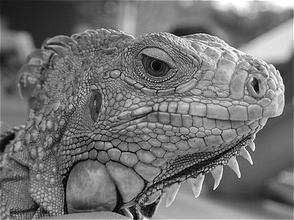
#> input picture ProbSets/Comp/ProbSet3/grey.jpg, 294 x 220 px, shrunk from 384 x 288 before the run
$ jupyter execute --allow-errors ProbSet3.ipynb
#> lines starting #> are read from the running program, lines starting #| are printed output that depends on the picture; after the words box and inside, x2 and y2 are one past the last pixel; in counts of white or black regions, pixels touching at a corner belong together
# QR Decomposition

[cell 1]
import numpy as np
from scipy import linalg as la

#### Problem 1

[cell 2]
def QR_decomposition(A):
    m, n = A.shape
    Q = np.copy(A)
    R = np.zeros((n, n))
    for i in range(n):
        R[i, i] = la.norm(Q[:, i])
        Q[:, i] = Q[:, i] / R[i, i]
        for j in range(i + 1, n):
            R[i, j] = Q[:, j].T @ Q[:, i]
            Q[:, j] = Q[:, j] - R[i, j] * Q[:, i]
    return Q, R

[cell 3]
A = np.random.random((6, 4))
Q, R = la.qr(A, mode='economic')
print(A.shape, Q.shape, Q.T.shape, R.shape)

[cell 4]
np.allclose(np.triu(R), R)

[cell 5]
np.allclose(Q.T @ Q, np.identity(4))

[cell 6]
np.allclose(Q @ R, A)

[cell 7]
Q, R = QR_decomposition(A)

[cell 8]
np.allclose(np.triu(R), R)

[cell 9]
np.allclose(Q.T @ Q, np.identity(4))

[cell 10]
np.allclose(Q @ R, A)

#### Problem 2

[cell 11]
def det(A):
    return np.abs(np.prod(np.diag(QR_decomposition(A)[1])))

[cell 12]
A = np.random.random((6, 6))
det(A)

[cell 13]
np.abs(la.det(A))

#### Problem 3

[cell 14]
def solve(A, b):
    n = len(A)
    Q, R = QR_decomposition(A)
    y = Q.T @ b
    x = np.empty_like(y)
    for i in range(n - 1, -1, -1):
        sub = 0
        for j in range(i+1, n):
            sub += R[i, j] * x[j]
        x[i] = (y[i] - sub) / R[i, i]
    return x

[cell 15]
A = np.random.random((3, 3))
b = np.random.random(3)
solve(A, b)

[cell 16]
la.solve(A, b)

#### Problem 4

[cell 17]
sign = lambda x: 1 if x >= 0 else -1

[cell 18]
def householder(A):
    m, n = A.shape
    R = A.copy()
    Q = np.eye(m)
    for k in range(n):
        u = R[k:, k].copy()
        u[0] = u[0] + sign(u[0]) * la.norm(u)
        u = u / la.norm(u)
        R[k:, k:] = R[k:, k:] - 2 * np.outer(u, u.T @ R[k:, k:])
        Q[k:, :] = Q[k:, :] - 2 * np.outer(u, u.T @ Q[k:, :])
    return Q.T, R

[cell 19]
A = np.random.random((5, 3))
Q, R = la.qr(A)
print(A.shape, Q.shape, R.shape)

[cell 20]
np.allclose(Q @ R, A)

[cell 21]
Q, R = householder(A)

[cell 22]
np.allclose(Q @ R, A)

#### Problem 5

[cell 23]
def hessenberg(A):
    m, n = A.shape
    H = A.copy()
    Q = np.eye(m)
    for k in range(n - 2):
        u = H[k+1:, k].copy()
        u[0] = u[0] + sign(u[0]) * la.norm(u)
        u = u / la.norm(u)
        H[k+1:, k:] = H[k+1:, k:] - 2 * np.outer(u, u.T @ H[k+1:, k:])
        H[:, k+1:] = H[:, k+1:] - 2 * np.outer(H[:, k+1:] @ u, u.T)
        Q[k+1:, :] = Q[k+1:, :] - 2 * np.outer(u, u.T @ Q[k+1:, :])
    return H, Q.T

[cell 24]
A = np.random.random((8, 8))
H, Q = la.hessenberg(A, calc_q=True)

[cell 25]
np.allclose(np.triu(H, -1), H)

[cell 26]
np.allclose(Q @ H @ Q.T, A)

[cell 27]
H, Q = hessenberg(A)

[cell 28]
np.allclose(Q @ H @ Q.T, A)

# Least Squares and Computing Eigenvalues

[cell 29]
from matplotlib import pyplot as plt
import numpy as np
from scipy import linalg as la
import cmath

#### Problem 1

[cell 30]
def solve_normal(A, b):
    Q, R = QR_decomposition(A)
    x = la.solve_triangular(R, Q.T @ b)
    return x

[cell 31]
A = np.random.random((7, 5))
b = np.random.random(7)
solve_normal(A, b)

#### Problem 2

#> (a cell that did not finish here is left out)

#> (a cell that did not finish here is left out)

[cell 34]
fig, ax = plt.subplots()
#> (the rest of this cell did not finish here and is left out)

#### Problem 3

#> (a cell that did not finish here is left out)

[cell 36]
# [16 lines left out: function housing_fit, not called in this run]

#> (a cell that did not finish here is left out)

[cell 38]
fig, axes = plt.subplots(4, 1, figsize=(8, 20))

#> (the rest of this cell did not finish here and is left out)

#### Problem 4

#> (a cell that did not finish here is left out)

[cell 40]
# [9 lines left out: function ellipse_fit, not called in this run]

[cell 41]
# [8 lines left out: function plot_ellipse, not called in this run]

#> (a cell that did not finish here is left out)

#### Problem 5

[cell 43]
def power_method(A, N, tol):
#> called with A = array of shape (10, 10), N = 100, tol = 0.0001
    m, n = A.shape
    x = np.random.random(size=n)
    x = x / la.norm(x)
    k = 0
    t = 1e8
    while (t > tol) & (k < N):
        x = A @ x
        x = x / la.norm(x)
        k += 1
    return x.T @ A @ x, x

[cell 44]
A = np.random.random((10, 10))
eigs, vecs = la.eig(A)
loc = np.argmax(eigs)
lamb, x = eigs[loc], vecs[:, loc]

[cell 45]
np.allclose(A @ x, lamb * x)

[cell 46]
lamb, x = power_method(A, 100, 1e-4)

[cell 47]
np.allclose(A @ x, lamb * x)

#### Problem 6

[cell 48]
def QR_algorithm(A, N, tol):
#> called with A = array of shape (5, 5), N = 1000, tol = 1e-08
    m, n = A.shape
    S = la.hessenberg(A)
    for k in range(N):
        Q, R = QR_decomposition(S)
        S = R @ Q
    eigs = []
    i = 0
    while i < n:
        if i == n - 1:
            eigs.append(S[i, i])
        elif S[i + 1, i] < tol:
            eigs.append(S[i, i])
        elif len(S[i:, i:]) == 2:
            λ1 = ((S[i, i] + S[i+1, i+1]) + cmath.sqrt((S[i, i] + S[i+1, i+1]) ** 2
                                                      - 4 * (S[i, i] * S[i+1, i+1] - S[i, i+1] * S[i+1, i]))) / 2
            λ2 = ((S[i, i] + S[i+1, i+1]) - cmath.sqrt((S[i, i] + S[i+1, i+1]) ** 2
                                                      - 4 * (S[i, i] * S[i+1, i+1] - S[i, i+1] * S[i+1, i]))) / 2
            eigs.append(λ1, λ2)
            i += 1
        i += 1

    return eigs

[cell 49]
A = np.random.random((5, 5))
la.eig(A + A.T)

[cell 50]
print(A)

[cell 51]
QR_algorithm(A + A.T, 1000, 1e-8)

# The SVD and Image Compression

[cell 52]
import numpy as np
from scipy import linalg as la
import cmath
from matplotlib import pyplot as plt

[cell 53]
def compact_SVD(A, tol):
    λ, V = la.eig(A.conj().T @ A)
    σ = np.sqrt(λ).real
    order = np.argsort(σ)[::-1]
    σ[order]
    V[order]
    r = np.sum(σ > tol)
    σ = σ[:r]
    V = V[:, :r]
    U = A @ V / σ
    return U, σ, V.conj().T

[cell 54]
A = np.random.random((10, 5))
U, σ, V_H = la.svd(A, full_matrices=False)
print(U.shape, σ.shape, V_H.shape)

[cell 55]
np.allclose(U.T @ U, np.identity(5))

[cell 56]
np.allclose(U @ np.diag(σ) @ V_H, A)

[cell 57]
np.linalg.matrix_rank(A) == len(σ)

[cell 58]
U, σ, V_H = compact_SVD(A, 1e-8)

[cell 59]
np.allclose(U.T @ U, np.identity(5))

[cell 60]
np.allclose(U @ np.diag(σ) @ V_H, A)

[cell 61]
np.linalg.matrix_rank(A) == len(σ)

#### Problem 2

[cell 62]
def unit_circle(A):
    θ = np.linspace(0, 2 * np.pi, 200)
    S = np.vstack((np.cos(θ), np.sin(θ)))
    E = np.array([[1, 0, 0], [0, 0, 1]])

    U, σ, V_H = la.svd(A)
    Σ = np.diag(σ)

    fig, axes = plt.subplots(2, 2)
    axes[0, 0].plot(S[0], S[1])
    axes[0, 0].plot(E[0], E[1])
    axes[0, 0].axis('equal')

    axes[0, 1].plot((V_H @ S)[0], (V_H @ S)[1])
    axes[0, 1].plot((V_H @ E)[0], (V_H @ E)[1])
    axes[0, 1].axis('equal')

    axes[1, 0].plot((Σ @ V_H @ S)[0], (Σ @ V_H @ S)[1])
    axes[1, 0].plot((Σ @ V_H @ E)[0], (Σ @ V_H @ E)[1])
    axes[1, 0].axis('equal')

    axes[1, 1].plot((U @ Σ @ V_H @ S)[0], (U @ Σ @ V_H @ S)[1])
    axes[1, 1].plot((U @ Σ @ V_H @ E)[0], (U @ Σ @ V_H @ E)[1])
    axes[1, 1].axis('equal')

    plt.show()
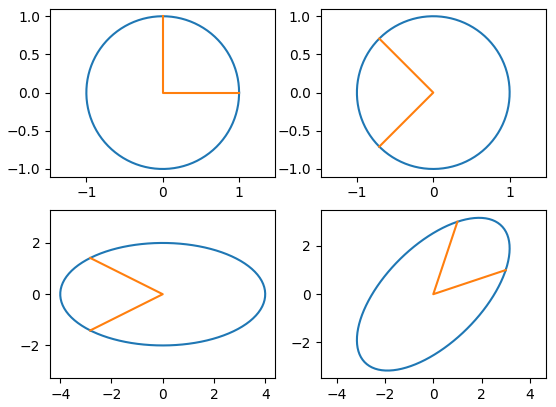
#> figure drawn by matplotlib, 4 panels

[cell 63]
A = np.array([[3, 1], [1, 3]])
unit_circle(A)

#### Problem 3

[cell 64]
def truncated_SVD(A, s):
    U, σ, V_H = la.svd(A)
    if s > len(σ):
        raise ValueError('s cannot be greater than rank(A)')
    σ = σ[:s]
    U = U[:, :s]
    V_H = V_H[:s, :]
    Σ = np.diag(σ)

    return U @ Σ @ V_H, U.size + σ.size + V_H.size

[cell 65]
A = np.random.random((5, 5))
As, entries = truncated_SVD(A, 3)

[cell 66]
np.linalg.matrix_rank(As)

[cell 67]
entries

#### Problem 4

[cell 68]
def truncated_SVD_error(A, ϵ):
    U, σ, V_H = la.svd(A)
    if ϵ < np.min(σ):
        raise ValueError('ϵ must be larger than the smallest singular value of A')
    s = len(σ[σ > ϵ])
    σ = σ[:s]
    U = U[:, :s]
    V_H = V_H[:s, :]
    Σ = np.diag(σ)

    return U @ Σ @ V_H, U.size + σ.size + V_H.size

[cell 69]
A = np.random.random((3, 3))
As, entries = truncated_SVD_error(A, 0.5)
la.norm(A - As)

[cell 70]
A = np.random.random((10, 10))
As, entries = truncated_SVD_error(A, 0.2)
la.norm(A - As)

#### Problem 5

[cell 71]
def image_compression(filename, s):
#> called with filename = 'grey.jpg', s = 10
    image = plt.imread(filename) / 255
#> image: shape (220, 294) float64; min 0, max 1, mean 0.449
    fig, axes = plt.subplots(1, 2, figsize=(20, 10))

    if image.ndim == 2:
        axes[0].imshow(image, cmap='gray')
        axes[0].axis('off')

        im_approx, entries = truncated_SVD(image, s)
#> call 2 of truncated_SVD, with s = 10
#> in truncated_SVD (call 2), `U, σ, V_H = la.svd(A)`:
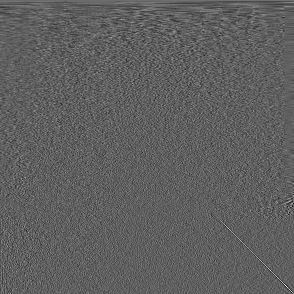
#> V_H: shape (294, 294) float64; min -0.379, max 0.631, mean 0.000235; drawn with min black and max white
#> in truncated_SVD (call 2), `U, σ, V_H = la.svd(A)`: σ = 220 values, max 116.3 at index 0, min 0.00937 at index 219, mean 2.08
#> in truncated_SVD (call 2), `σ = σ[:s]`: σ = [116.3, 18.14, 14.04, 11.47, 8.88, 8.13, 7.59, 6.96, 6.01, 5.47]
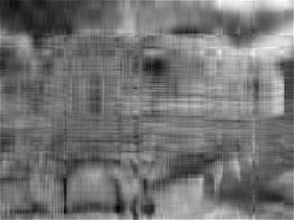
#> im_approx: shape (220, 294) float64; min -0.0421, max 1.05, mean 0.449; drawn with min black and max white
#> entries = 5150
        im_approx[im_approx < 0] = 0
#> im_approx: shape (220, 294) float64; 0.01% of pixels changed, all inside (x1, y1, x2, y2) = (64, 207, 120, 212)
        im_approx[im_approx > 1] = 1
#> im_approx: shape (220, 294) float64; min 0, max 1, mean 0.449
        axes[1].imshow(im_approx, cmap='gray')
        axes[1].axis('off')

        plt.suptitle(f'Difference in number of entries required: {image.size - entries}', fontsize=20)
        plt.show()

    elif image.ndim == 3:
        axes[0].imshow(image)
        axes[0].axis('off')

        layers = []
        entries = 0
        for i in range(3):
            color = image[:,:,i]
            layer, entries_i = truncated_SVD(color, s)
            layer[layer < 0] = 0
            layer[layer > 1] = 1
            layers.append(layer)
            entries += entries_i
        approximated = np.dstack(layers)
        axes[1].imshow(approximated)
        axes[1].axis('off')

        plt.suptitle(f'Difference in number of entries required: {image.size - entries}', fontsize=20)
        plt.show()

[cell 72]
image_compression('grey.jpg', 10)

[cell 73]
image_compression('hubble.jpg', 10)
#> call 2 of image_compression, with filename = 'hubble.jpg', s = 10
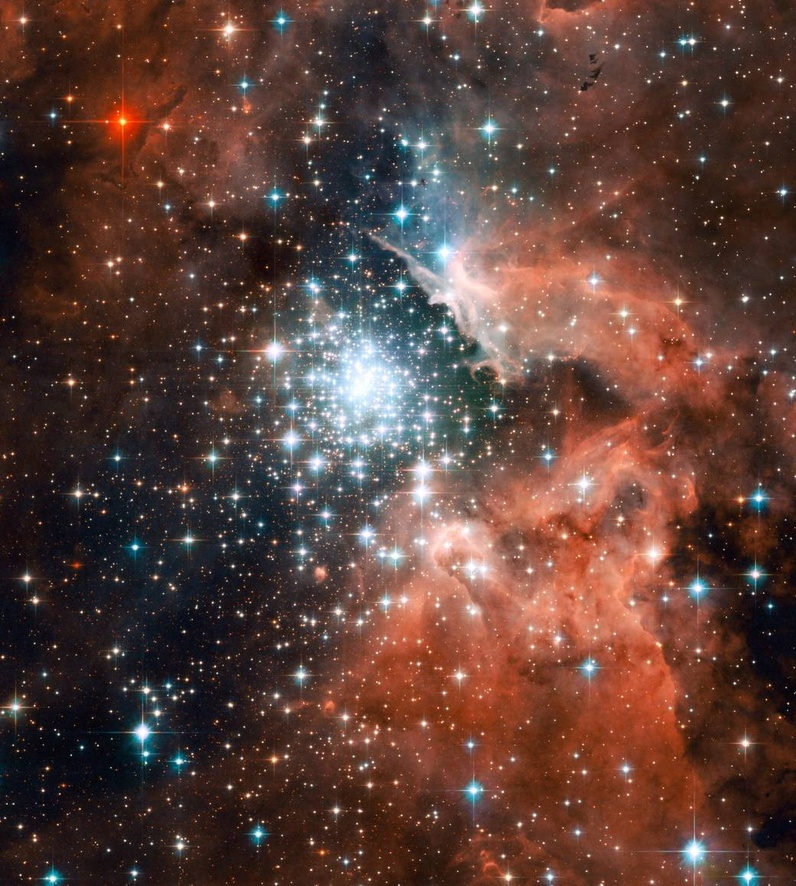
#> input picture ProbSets/Comp/ProbSet3/hubble.jpg, 796 x 886 px, shrunk from 1041 x 1158 before the run
#> the loop in image_compression (call 2), `for i in range(3):` made 3 passes
#> entries on passes 1 to 3: 16830, 33660, 50490
#> pass 1, in truncated_SVD (call 3), `U, σ, V_H = la.svd(A)`:
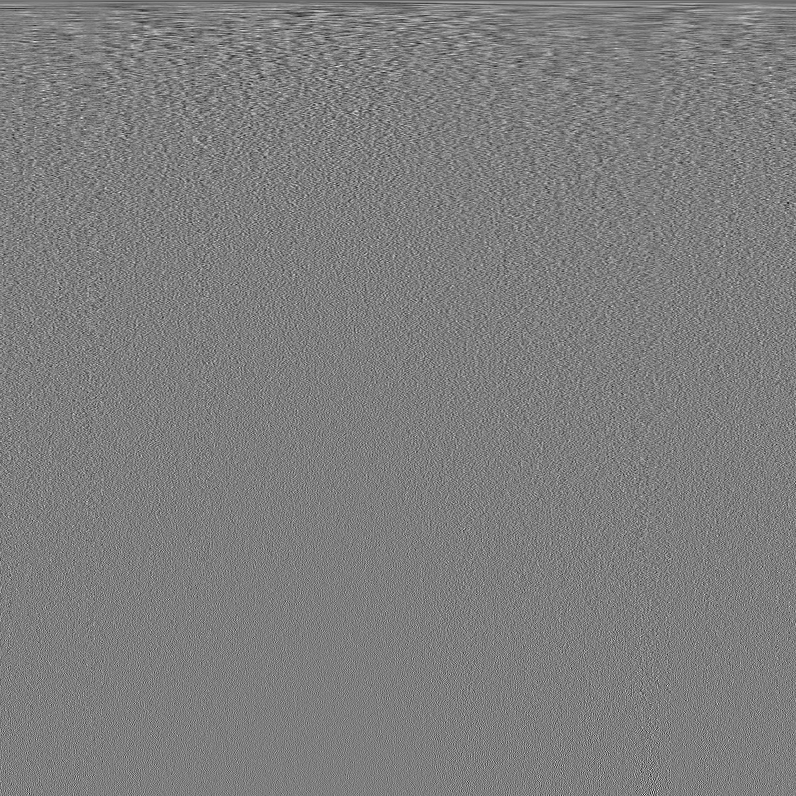
#> V_H: shape (796, 796) float64; min -0.213, max 0.216, mean -5.88e-05; drawn with min black and max white
#> pass 1, in image_compression (call 2), `layer, entries_i = truncated_SVD(color, s)`:
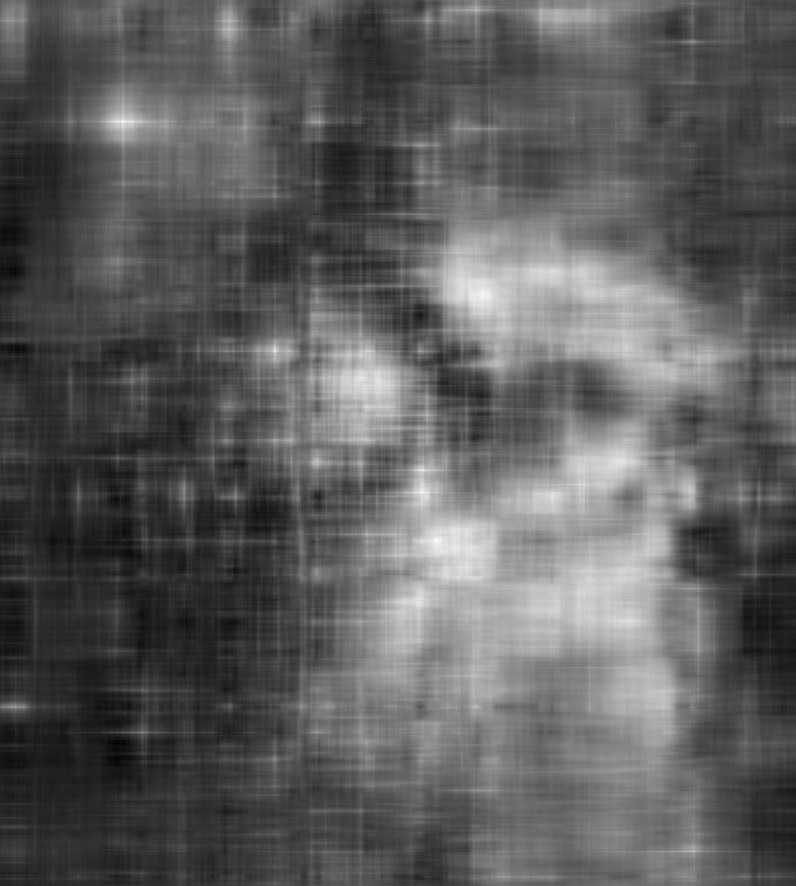
#> layer: shape (886, 796) float64; min -0.0697, max 1.1, mean 0.36; drawn with min black and max white
#> after the loop in image_compression (call 2), `for i in range(3):`:
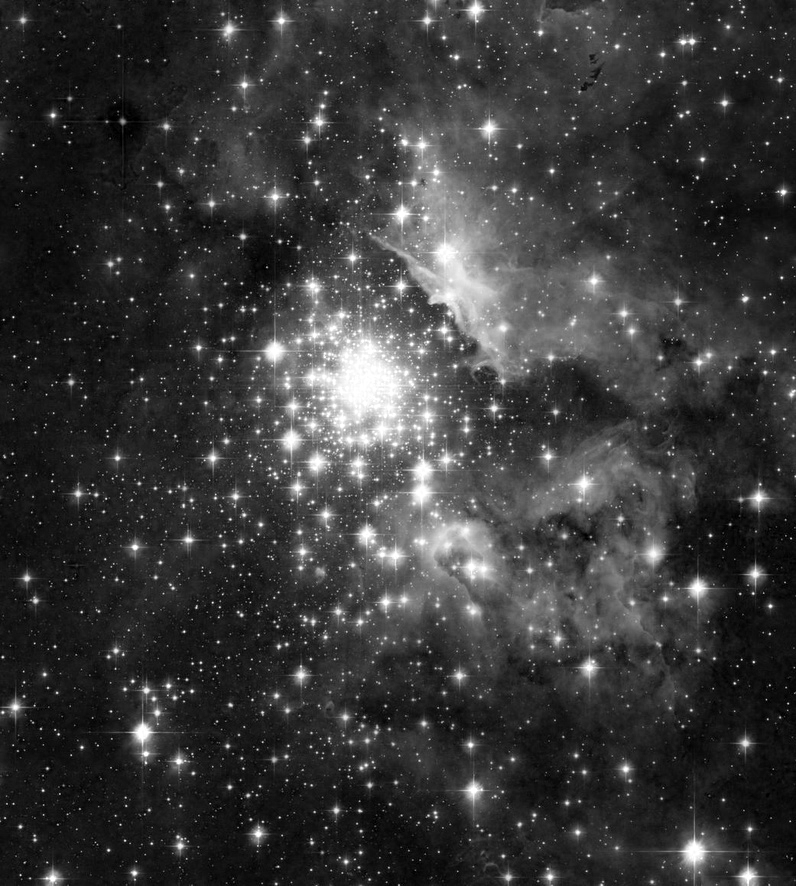
#> color: shape (886, 796) float64; min 0, max 1, mean 0.222
#> after the loop in image_compression (call 2), `for i in range(3):`:
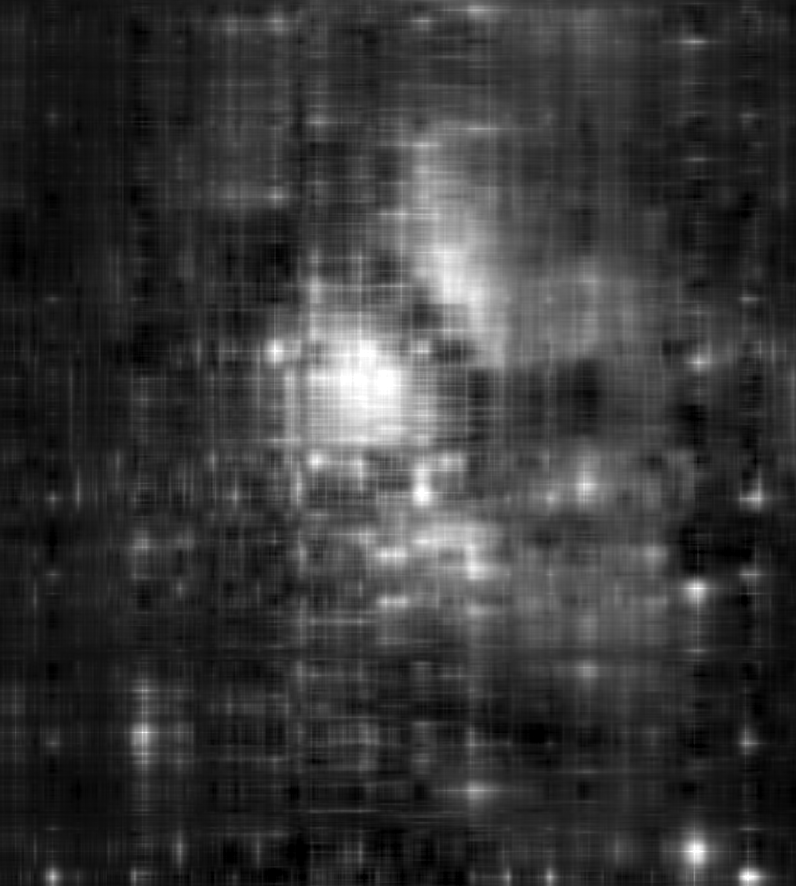
#> layer: shape (886, 796) float64; min 0, max 1, mean 0.222
#> after the loop in image_compression (call 2), `for i in range(3):`: entries = 50490; layers = 3 items
#> in image_compression (call 2), `approximated = np.dstack(layers)`:
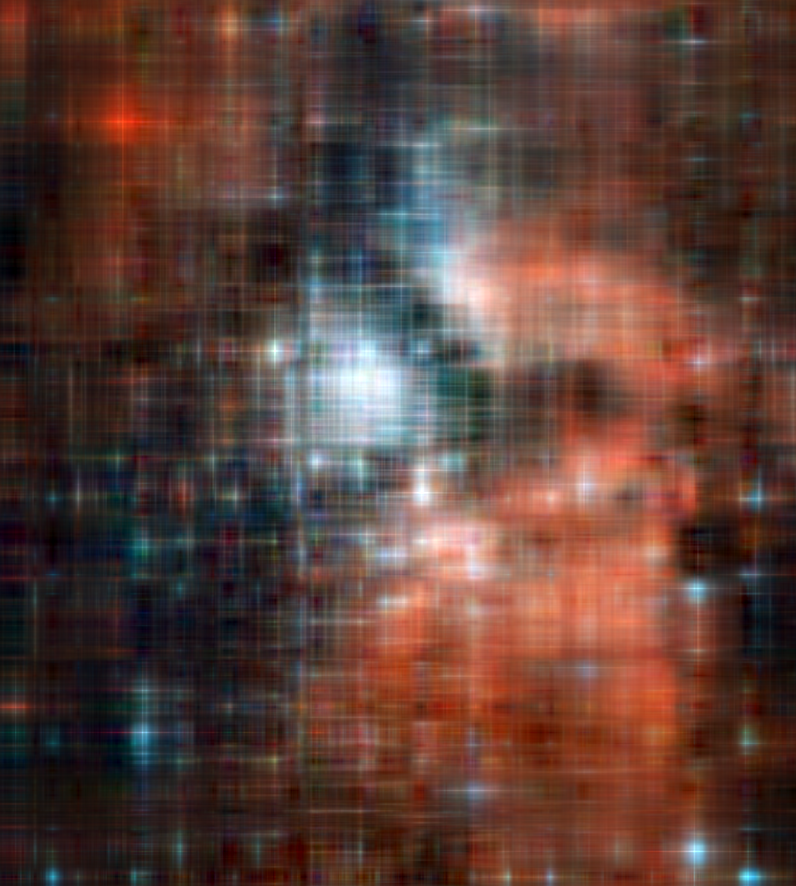
#> approximated: shape (886, 796, 3) float64; mean of channels 0, 1, 2 0.36, 0.252, 0.222; drawn as R, G, B

# The Drazin Inverse

[cell 74]
import numpy as np
from scipy import linalg as la
import pandas as pd

#### Problem 1

[cell 75]
def is_drazin(A, k, A_D):
    return (np.allclose(A @ A_D, A_D @ A)
            & np.allclose(np.linalg.matrix_power(A, k+1) @ A_D, np.linalg.matrix_power(A, k))
            & np.allclose(A_D @ A @ A_D, A_D))

[cell 76]
A = np.array([[1, 3, 0, 0], [0, 1, 3, 0], [0, 0, 1, 3], [0, 0, 0, 0]])
A_D = np.array([[1, -3, 9, 81], [0, 1, -3, -18], [0, 0, 1, 3], [0, 0, 0, 0]])
is_drazin(A, 1, A_D)

[cell 77]
B = np.array([[1, 1, 3], [5, 2, 6], [-2, -1, -3]])
B_D = np.array([[0, 0, 0], [0, 0, 0], [0, 0, 0]])
is_drazin(B, 3, B_D)

#### Problem 2

[cell 78]
def drazin(A, tol):
    n, n = A.shape
    f = lambda x: abs(x) > tol
    g = lambda x: abs(x) <= tol
    Q1, S, k1 = la.schur(A, sort=f)
    Q2, T, k2 = la.schur(A, sort=g)
    U = np.hstack((S[:, :k1], T[:, :(n - k1)]))
    U_inv = la.inv(U)
    V = U_inv @ A @ U
    Z = np.zeros((n, n))
    if k1 != 0:
        M_inv = la.inv(V[:k1, :k1])
        Z[:k1, :k1] = M_inv
    return U @ Z @ U_inv

[cell 79]
drazin(A, 1e-3)

[cell 80]
drazin(B, 1e-3)

#### Problem 3

[cell 81]
def find_resistance(G):
    n, n = G.shape
    L = np.sum(G, axis=0) * np.identity(n) - G
    R = np.empty_like(L)

    for j in range(n):
        Lj = L.copy()
        Lj[:, j] = np.identity(n)[:, j]
        Lj_D = drazin(Lj, 1e-3)
        R[:, j] = Lj_D.diagonal()

    for i in range(len(R)):
         R[i, i] = 0

    return R

[cell 82]
G1 = np.array([[0, 1, 0, 0], [1, 0, 1, 0], [0, 1, 0, 1], [0, 0, 1, 0]])
find_resistance(G1)

[cell 83]
G2 = np.array([[0, 1], [1, 0]])
find_resistance(G2)

[cell 84]
G3 = np.array([[0, 1, 1], [1, 0, 1], [1, 1, 0]])
find_resistance(G3)

[cell 85]
G4 = np.array([[0, 3], [3, 0]])
find_resistance(G4)

[cell 86]
G5 = np.array([[0, 2], [2, 0]])
find_resistance(G5)

[cell 87]
G6 = np.array([[0, 4], [4, 0]])
find_resistance(G6)
